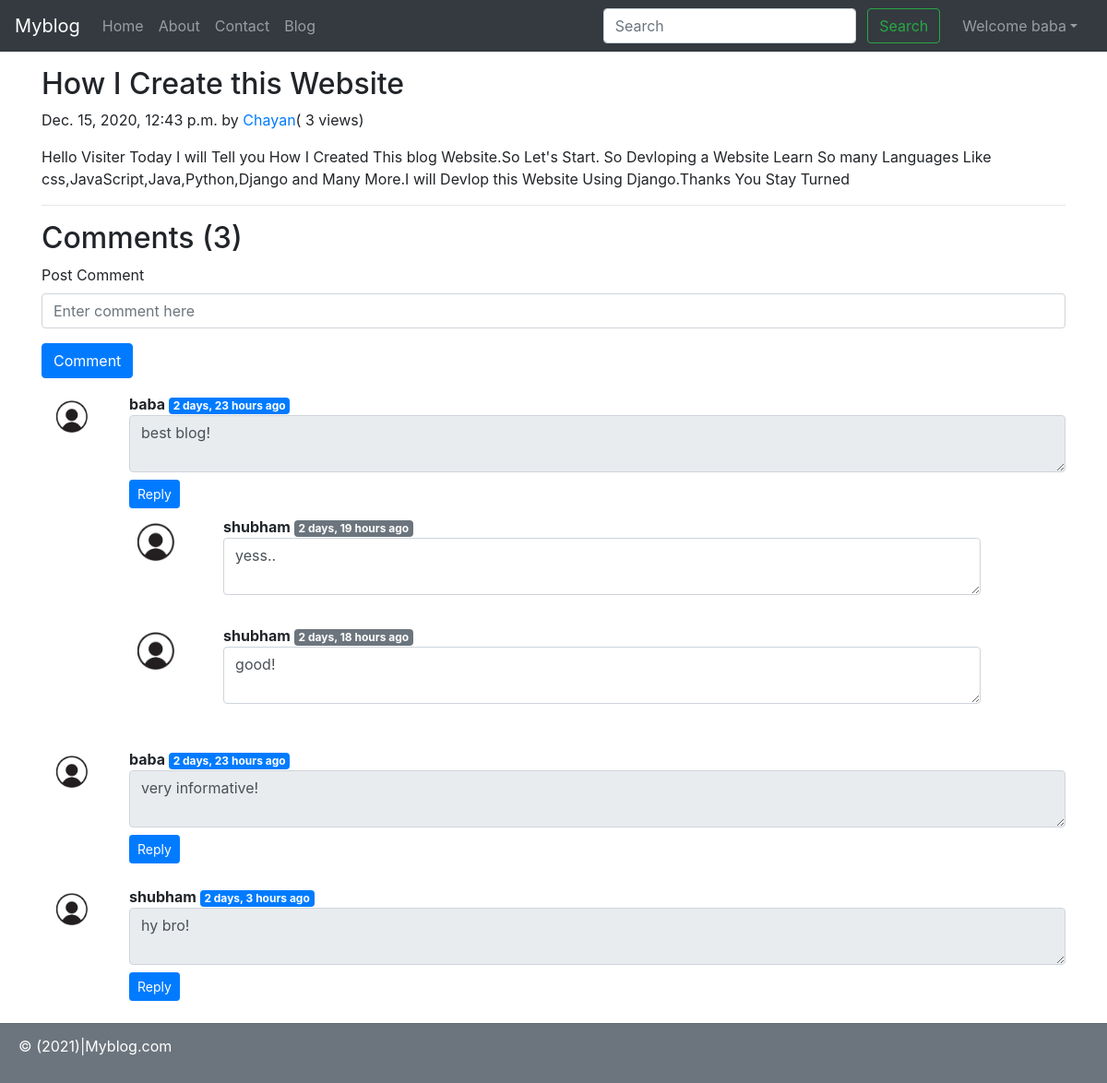
/blog/web (signed in), run on the app's committed database.
### vlog/models.py (models this page shows, shortened)
class Post(models.Model):
    sno=models.AutoField(primary_key=True)
    title=models.CharField(max_length=255)
    author=models.CharField(max_length=14)
    slug=models.CharField(max_length=130)
    views= models.IntegerField(default=0)
    timeStamp=models.DateTimeField(blank=True)
    content=models.TextField()

class BlogComment(models.Model):
    sno= models.AutoField(primary_key=True)
    comment=models.TextField()
    user=models.ForeignKey(User, on_delete=models.CASCADE)
    post=models.ForeignKey(Post, on_delete=models.CASCADE)
    parent=models.ForeignKey('self',on_delete=models.CASCADE, null=True )
    timestamp= models.DateTimeField(default=now)

### vlog/views.py (the view)
# urls.py: path('<str:slug>', views.blogPost, name="blogPost"),
def blogPost(request, slug):
    post=Post.objects.filter(slug=slug).first()
    post.views= post.views +1
    post.save()
    comments= BlogComment.objects.filter(post=post, parent=None)
    replies= BlogComment.objects.filter(post=post).exclude(parent=None)
    replyDict={}
    for reply in replies:
        if reply.parent.sno not in replyDict.keys():
            replyDict[reply.parent.sno]=[reply]
        else:
            replyDict[reply.parent.sno].append(reply)
    context={'post':post, 'comments': comments, 'user': request.user, 'replyDict': replyDict}
    return render(request, "vlog/blogPost.html", context)

### vlog/templatetags/extras.py (called while the page is built)
@register.filter(name='get_val')
def get_val(dict, key):
    return dict.get(key)

### templates/vlog/blogPost.html (shortened to what this page needs)
{% extends 'home/base.html' %}
{% block body %}
{% load humanize %}
{% load extras %}
<div class="container my-3">
    <h2 class="blog-post-title">{{post.title}}</h2>
    <p class="blog-post-meta">{{post.timeStamp}} by <a href="/about">{{post.author}}</a>(<span > {{post.views}} views</span>)</p>
    <p>{{post.content|safe}}</p>
    <hr>
    </div>
<div class="container">
    <h2> Comments ({{comments.count}}) </h2>
    <div class="my-2">
        {% if user.is_authenticated %}
        <form action="/blog/postComment" method="post">
            <div class="form-group">
                <label for="exampleInputEmail1">Post Comment </label>
                <input type="text" class="form-control" name="comment" placeholder="Enter comment here">
            </div>
            <button type="submit" class="btn btn-primary">Comment</button>
        </form>
        {% else %}
        Please login to post a comment
        {% endif %}
    </div>
    {% for comment in comments %}
    <div class="row my-3">
        <div class="col-2 col-sm-1 col-md-1  ">
            <img class="rounded mx-auto d-block p-2" style='width:50px;' src="/static/img/user.png" alt="user">
        </div>
        <div class="col-10 col-sm-11 col-md-11 ">
        <b> {{comment.user.username}} </b> <span class="badge badge-primary ">{{comment.timestamp| naturaltime}}</span>
        <div class="form-floating">
  <textarea class="form-control" placeholder="Leave comment here" id="floatingTextarea" readonly>{{comment.comment}}</textarea>
</div>
            <div class="reply mx-0">
				 {% if user.is_authenticated %}
                <button class="btn btn-sm btn-primary  mt-2" type="button" data-toggle="collapse" data-target="#replyBox{{comment.sno}}" aria-expanded="false" aria-controls="replyBox{{comment.sno}}">
                    Reply
                </button>
                 {% else %}
                <button class="btn btn-sm btn-primary mt-2" type="button" data-toggle="collapse" data-target="#replyBox{{comment.sno}}" aria-expanded="false" aria-controls="replyBox{{comment.sno}}">
                    Login to reply
                </button>
    			{% endif   %}
                <div class="replies my-2 ">
                    {% for reply in replyDict|get_val:comment.sno %}
                    <div class="row my-2">
                        <div class="col-2 col-sm-1 col-md-1 ">
                            <img class="rounded mx-auto d-block  my-2" style='width:40px;' src="/static/img/user.png" alt="user">
                        </div>
                        <div class="col-10 col-sm-11 col-md-11">
                            <div class="col-10 col-sm-10 col-md-11 ">
                                <b> {{reply.user.username}} </b> <span class="badge badge-secondary ">{{reply.timestamp| naturaltime}}</span>
                                <div class="form-floating">
  <textarea class="form-control" placeholder="Leave reply here" id="floatingTextarea">{{reply.comment}}</textarea>
</div>
                            </div>
                            <br>
                        </div>
                    </div>
                    {% endfor %}
                </div>
            </div>
        </div>
    </div>
    {% endfor %}
</div>
 <div class="card-footer text-muted bg-secondary">
    <p style="color:white">&copy; (2021)|Myblog.com</p>
  </div>
{% endblock %}

### templates/home/base.html (shortened to what this page needs)
<!doctype html>
<html lang="en">
  <head>
    <link rel="stylesheet" href="https://stackpath.bootstrapcdn.com/bootstrap/4.5.2/css/bootstrap.min.css">
  </head>
  <body>
    <nav class="navbar navbar-expand-lg navbar-dark bg-dark">
        <a class="navbar-brand" href="/">Myblog</a>
        <div class="collapse navbar-collapse" id="navbarSupportedContent">
          <ul class="navbar-nav mr-auto">
            <li class="nav-item {% block homeactive %}  {% endblock homeactive %}">
              <a class="nav-link" href="/">Home <span class="sr-only">(current)</span></a>
            </li>
            <li class="nav-item {% block aboutactive %}  {% endblock aboutactive %}" >
              <a class="nav-link" href="/about">About</a>
            </li>
            <li class="nav-item {% block contactactive %}  {% endblock contactactive %} ">
              <a class="nav-link" href="/contact">Contact</a>
            </li>
            <li class="nav-item {% block blogactive %}  {% endblock blogactive %} ">
              <a class="nav-link" href="/blog">Blog</a>
            </li>
          </ul>
          <div class="ml-auto form-inline ">
          <form method="get" action="/search"class="my-2 my-lg-0 mx-3">
            <input class="form-control mr-sm-2" type="search" placeholder="Search" aria-label="Search" name="query" id="query">
            <button class="btn btn-outline-success my-2 my-sm-0 " type="submit">Search</button>
          </form>
{% if user.is_authenticated %}
<ul class="navbar-nav mr-2">
<li class="nav-item dropdown">
<a class="nav-link dropdown-toggle" href='#' id="navbarDropdown" role="button" data-toggle="dropdown"> Welcome {{request.user}}</a>
      </li>
      </ul>
      </div>
{% endif %}
        </div>
      </nav>
      {% block body %}
       {% endblock body %}
  </body>
</html>

### data on the page
Post: title "How I Create this Website", timeStamp "Dec. 15, 2020, 12:43 p.m.", author "Chayan", views "3", content "Hello Visiter Today I will Tell you How I Created This blog Website.So Let's Start. So Devloping a Website Learn So many Languages Like css,JavaScript,Java,Python,Django and Many More.I will Devlop this Website Using Django.Thanks You Stay Turned"
BlogComment: user.username "baba", timestamp "2 days, 23 hours ago", comment "best blog!"
BlogComment: user.username "shubham", timestamp "2 days, 19 hours ago", comment "yess.."
BlogComment: user.username "shubham", timestamp "2 days, 18 hours ago", comment "good!"
BlogComment: user.username "baba", timestamp "2 days, 23 hours ago", comment "very informative!"
BlogComment: user.username "shubham", timestamp "2 days, 3 hours ago", comment "hy bro!"

### other printed values
{{ request.user }} "baba"
{{ comments.count }} "3"
